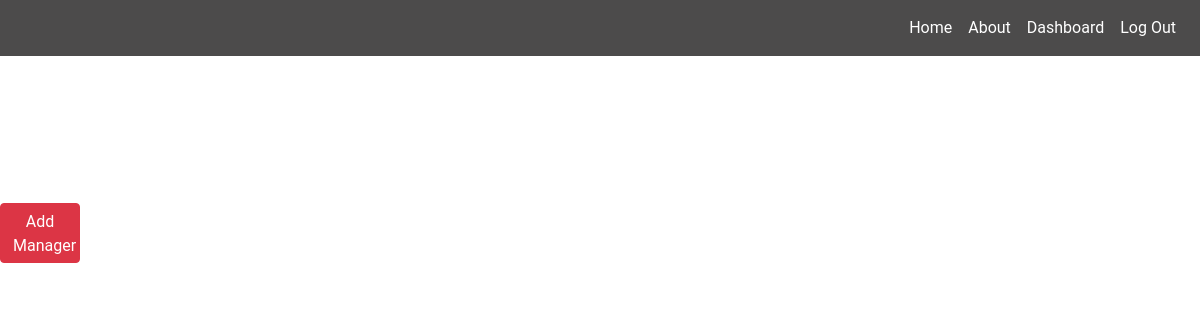
Before: /managers/ (signed in) with the older database file.
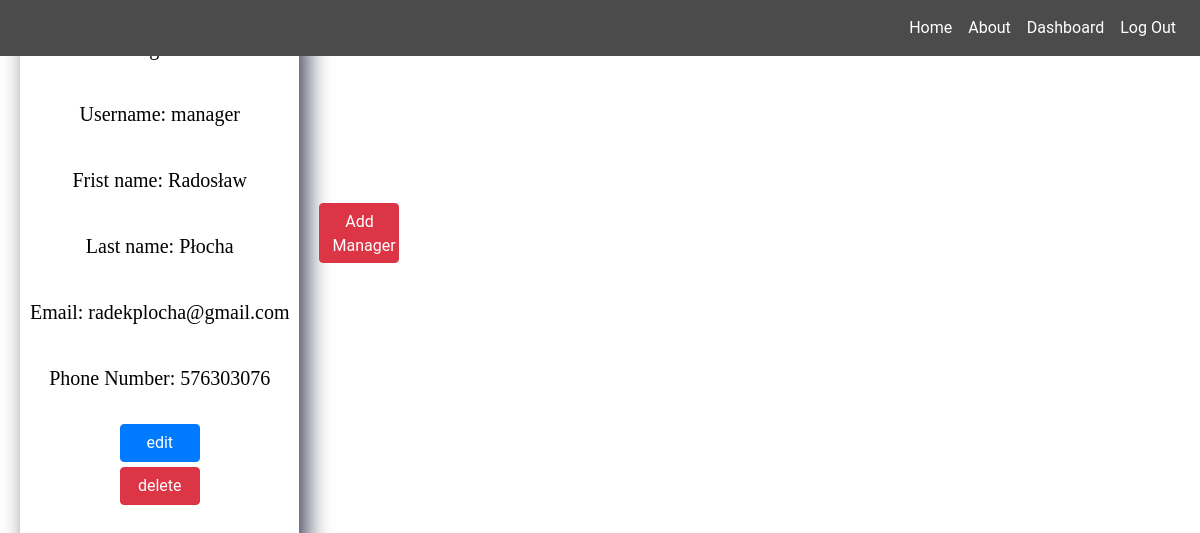
After: the same page with the newer database file.
### accounts/models.py (models this page shows, shortened)
class Manager(models.Model):
    first_name = models.CharField(max_length=30)
    last_name = models.CharField(max_length=30)
    email = models.EmailField()
    phone_number = PhoneNumberField()
    username = models.CharField(max_length=30, null=True)
    password = models.CharField(max_length=30)

### booking/views.py (the view)
# urls.py: path("managers/", managers, name="managers"),
@staff_member_required
def managers(request):
    managers = Manager.objects.all()
    return render(request, "view.html", {"managers": managers, "add_manager": True})

### templates/view.html (shortened to what this page needs)
{% extends "base.html" %}
{% block content %}
{% load static %}
{% load static %}
<link rel="stylesheet" type="text/css" href="{% static 'css/update_nav.css' %}">
<link rel="stylesheet" type="text/css" href="{% static 'css/view.css' %}">
<div class="body">
    {% if managers or add_manager%}
    {% for manager in managers%}
    <div class="data">
        <p>Manager id: {{manager.id}}</p>
        <p>Username: {{manager.username}}</p>
        <p>Frist name: {{manager.first_name}}</p>
        <p>Last name: {{manager.last_name}} </p>
        <p>Email: {{manager.email}}</p>
        <p>Phone Number: {{manager.phone_number}}</p>
        <a style="width:80px;margin:5px;" class="btn btn-primary"
            href="{% url 'booking:edit_manager' manager.id %}">edit</a>
        <a style="width:80px;" class="btn btn btn-danger"
            href="{% url 'booking:remove_manager' manager.id %}">delete</a>
    </div>
    {%endfor%}
    <a style="width:80px;height:60px;position: relative; top: 200px;" class="btn btn btn-danger"
        href="{% url 'booking:add_managers' %}">Add
        Manager</a>
    {%endif%}
</div>
{% endblock %}

Changed rows visible on the page:
added Manager: username "manager", first_name "Radosław", last_name "Płocha", email "radekplocha@gmail.com", phone_number "576303076"
